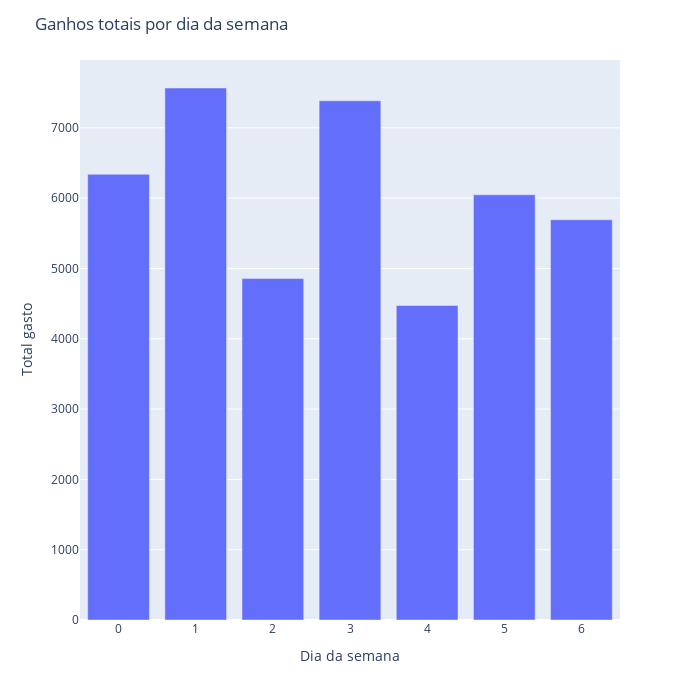

The code cell stored with this chart in its notebook:
### Code cell
total_gasto_sem = vendas_dia.groupby(['dia_sem']).sum()
total_gasto_sem['dia'] = range(len(total_gasto_sem['total_gasto']))
#Plotando Gráfico
fig = px.bar(total_gasto_sem,
             x='dia', y="total_gasto", height=700, width=700,
             barmode='stack')
fig.update_layout(title = 'Ganhos totais por dia da semana')
fig.update_xaxes(title = 'Dia da semana')
fig.update_yaxes(title = 'Total gasto')
fig.show()

### Figure 1 — Plotly figure (JSON) as saved in the notebook; plotly's stock layout.template omitted (floating-point values rounded to 4 significant figures)
{"data": [{"alignmentgroup": "True", "hovertemplate": "dia=%{x}<br>total_gasto=%{y}<extra></extra>", "legendgroup": "", "marker": {"color": "#636efa", "pattern": {"shape": ""}}, "name": "", "offsetgroup": "", "orientation": "v", "showlegend": false, "textposition": "auto", "type": "bar", "x": [0, 1, 2, 3, 4, 5, 6], "xaxis": "x", "y": [6339.0, 7566.0, 4856.0, 7385.0, 4473.0, 6048.0, 5692.0], "yaxis": "y"}], "layout": {"barmode": "stack", "height": 700, "legend": {"tracegroupgap": 0}, "margin": {"t": 60}, "title": {"text": "Ganhos totais por dia da semana"}, "width": 700, "xaxis": {"anchor": "y", "domain": [0, 1], "title": {"text": "Dia da semana"}}, "yaxis": {"anchor": "x", "domain": [0, 1], "title": {"text": "Total gasto"}}}}
